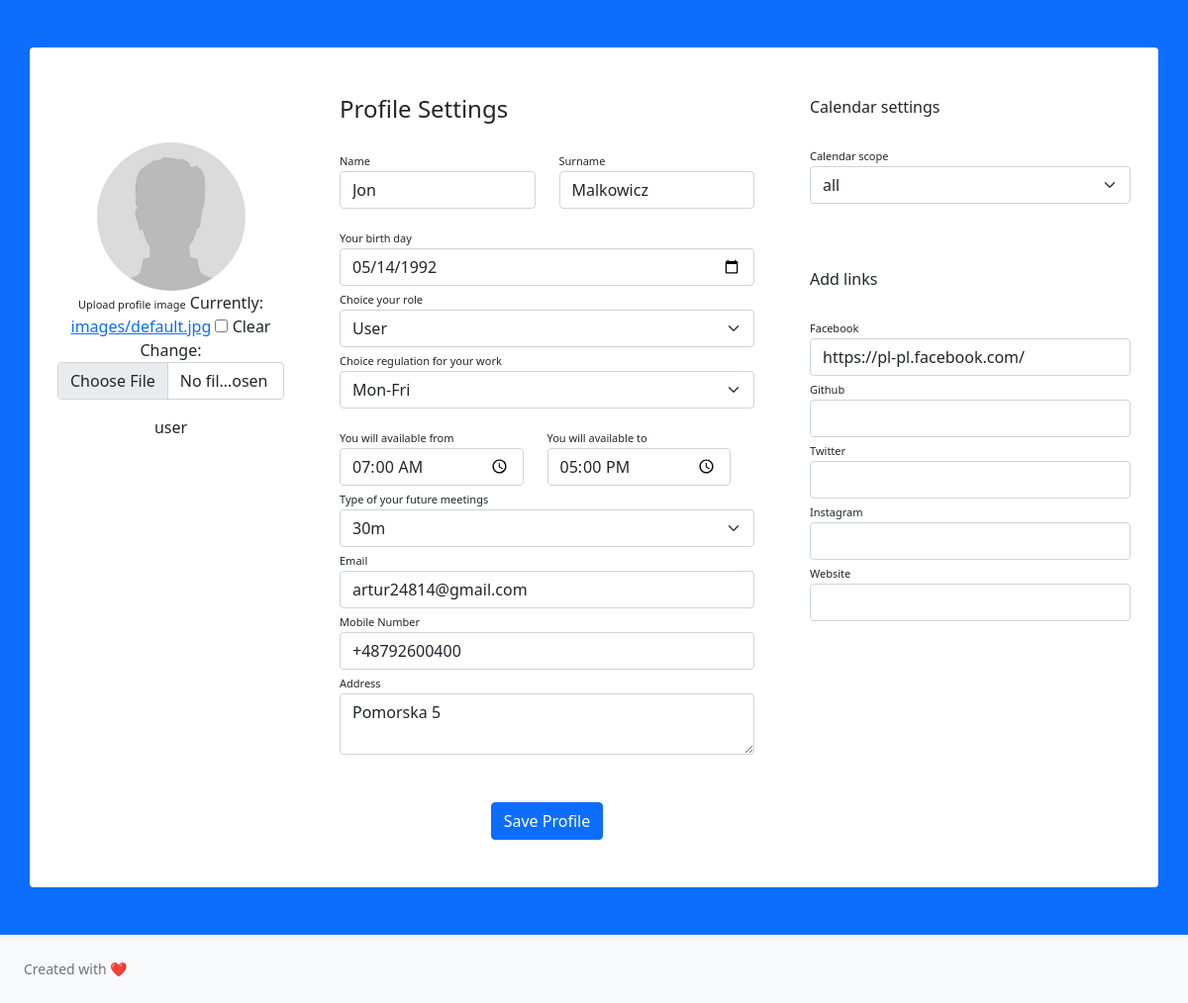
Screenshot of /profile/10/ with the database file from the repository.
### accounts/models.py (models this page shows, shortened)
class Profile(models.Model):
    image = models.ImageField(null=True, blank=True, upload_to="images/", default='images/default.jpg')
    phone_regex = RegexValidator(regex=r'^\+?1?\d{9,15}$',
                                 message="Phone number must be entered in the format: '+999999999'. Up to 15 digits allowed.")
    owner = models.OneToOneField(User, on_delete=models.CASCADE)
    role = models.CharField(max_length=100, choices=ROLE, null=True)
    work_regulations = models.IntegerField(choices=WORK_REG, default=1, null=True)
    available_from = models.TimeField(blank=True, null=True)
    available_to = models.TimeField(blank=True, null=True)
    meeting_type = models.IntegerField(choices=MEETING_TYPE, default=2, null=True)
    birthday = models.DateField(null=True)
    age = models.IntegerField(null=True)
    email = models.EmailField(null=True, blank=True)
    phone_number = models.CharField(validators=[phone_regex], max_length=17, blank=True, null=True)
    adress = models.TextField(null=True, blank=True)
    calendar_scope = models.IntegerField(choices=CALENDAR_SCOPE, null=True)
    day_available_places = models.IntegerField(null=True)
    facebook = models.URLField(max_length=400, null=True, blank=True)
    github = models.URLField(max_length=400, null=True, blank=True)
    twitter = models.URLField(max_length=400, null=True, blank=True)
    instagram = models.URLField(max_length=400, null=True, blank=True)
    website = models.URLField(max_length=400, null=True, blank=True)
    follows = models.ManyToManyField('self', related_name='followed_by', symmetrical=False, blank=True)

### accounts/views.py (the view, shortened to what this page needs)
# urls.py: path('profile/<int:user_pk>/', ProfileView.as_view(), name='profile'),
class ProfileView(View):
    def get(self, request, user_pk):
        user = get_object_or_404(User, pk=user_pk)
        form = ProfileForm(instance=user.profile)
        context = {
            'user': user,
            'form': form,
        }
        return render(request, 'accounts/profile.html', context)

### accounts/forms.py
class ProfileForm(forms.ModelForm):
    class Meta:
        model = Profile
        exclude = ['age', 'owner', 'day_available_places']
        widgets = {
            'birthday': forms.DateInput(format=('%Y-%m-%d'),
                                          attrs={'class': 'form-control',
                                                 'type': 'date'}),
            'available_from': forms.TimeInput(format=('%H:%M'),
                                        attrs={'class': 'form-control',
                                               'type': 'time'}),
            'available_to': forms.TimeInput(format=('%H:%M'),
                                              attrs={'class': 'form-control',
                                                     'type': 'time'}),
        }

### templates/accounts/profile.html (shortened to what this page needs)
{% extends 'accounts/base_accounts.html' %}
{% block content %}
{% load widget_tweaks %}
{% load static %}
<div class="container rounded bg-white mt-5 mb-5">
    <form method="post" enctype="multipart/form-data">
    <div class="row">
        <div class="col-md-3 border-right">
            <div class="d-flex flex-column align-items-center text-center p-3 py-5">
                <img class="rounded-circle mt-5" width="150px" src="{{ user.profile.image.url }}">
                <div class="mb-3">
                   <label class="labels" for="{{ form.image.id_for_label }}">Upload profile image</label>
                        {%  render_field form.image class="form-control" %}
                </div>
                <span class="font-weight-bold">{{ user.username }}</span>
            </div>
        </div>
        <div class="col-md-5 border-right">
            <div class="p-3 py-5">
                <div class="d-flex justify-content-between align-items-center mb-3">
                    <h4 class="text-right">Profile Settings</h4>
                </div>
                <div class="row mt-2">
                    <div class="col-md-6"><label class="labels">Name</label><input type="text" class="form-control" placeholder="first name" value="{{ user.first_name }}"></div>
                    <div class="col-md-6"><label class="labels">Surname</label><input type="text" class="form-control" value="{{ user.last_name }}" placeholder="surname"></div>
                </div>
                <div class="row mt-3">
                    <div class="col-md-12">
                        <label class="labels" for="{{ form.birthday.id_for_label }}">Your birth day</label>
                        {%  render_field form.birthday class="form-control" %}
                    </div>
                    <div class="col-md-12">
                        <label class="labels" for="{{ form.role.id_for_label }}">Choice your role</label>
                        {%  render_field form.role class="form-select" %}
                    </div>
                    <div class="col-md-12">
                        <label class="labels" for="{{ form.work_regulations.id_for_label }}">Choice regulation for your work</label>
                        {%  render_field form.work_regulations class="form-select" %}
                    </div>
                    <div class="row mt-3">
                        <div class="col-md-6">
                           <label class="labels" for="{{ form.available_from.id_for_label }}">You will available from</label>
                           {%  render_field form.available_from class="form-control" %}
                        </div>
                        <div class="col-md-6">
                            <label class="labels" for="{{ form.available_to.id_for_label }}">You will available to</label>
                            {%  render_field form.available_to class="form-control" %}
                        </div>
                    </div>
                    <div class="col-md-12">
                        <label class="labels" for="{{ form.meeting_type.id_for_label }}">Type of your future meetings</label>
                        {%  render_field form.meeting_type class="form-select" %}
                    </div>
                    <div class="col-md-12">
                        <label class="labels" for="{{ form.email.id_for_label }}">Email</label>
                        {%  render_field form.email class="form-control" placeholder="enter email"%}
                    </div>
                    <div class="col-md-12">
                        <label class="labels" for="{{ form.phone_number.id_for_label }}">Mobile Number</label>
                        {%  render_field form.phone_number class="form-control" placeholder="enter phone number" %}
                    </div>
                    <div class="col-md-12">
                        <label class="labels" for="{{ form.adress.id_for_label }}">Address</label>
                        {%  render_field form.adress class="form-control" placeholder="enter phone address" rows='2'%}
                    </div>
                </div>
                <div class="mt-5 text-center"><button class="btn btn-primary profile-button" type="submit">Save Profile</button></div>
            </div>
        </div>
        <div class="col-md-4">
            <div class="p-3 py-5">
                <div class="d-flex justify-content-between align-items-center experience">
                    <span>Calendar settings</span>
                </div><br>
                <div class="col-md-12">
                    <label class="labels" for="{{ form.calendar_scope.id_for_label }}">Calendar scope</label>
                    {%  render_field form.calendar_scope class="form-select"%}
                </div>
            </div>
            <div class="p-3">
                <div class="d-flex justify-content-between align-items-center experience">
                    <span>Add links</span>
                </div><br>
                <div class="col-md-12">
                    <label class="labels" for="{{ form.calendar_scope.id_for_label }}">Facebook</label>
                    {%  render_field form.facebook class="form-control"%}
                </div>
                <div class="col-md-12">
                    <label class="labels" for="{{ form.calendar_scope.id_for_label }}">Github</label>
                    {%  render_field form.github class="form-control"%}
                </div>
                <div class="col-md-12">
                    <label class="labels" for="{{ form.calendar_scope.id_for_label }}">Twitter</label>
                    {%  render_field form.twitter class="form-control"%}
                </div>
                <div class="col-md-12">
                    <label class="labels" for="{{ form.calendar_scope.id_for_label }}">Instagram</label>
                    {%  render_field form.instagram class="form-control"%}
                </div>
                <div class="col-md-12">
                    <label class="labels" for="{{ form.calendar_scope.id_for_label }}">Website</label>
                    {%  render_field form.website class="form-control"%}
                </div>
            </div>
        </div>
    </div>
        </form>
</div>
{% endblock %}

### templates/accounts/base_accounts.html (shortened to what this page needs)
<!DOCTYPE html>
<html lang="en">
    <head>
        {% load static %}
        {% load widget_tweaks %}
        <link href="{% static 'css/style-accounts.css'%}" rel="stylesheet" />
        <link href="https://cdn.jsdelivr.net/npm/bootstrap@5.1.3/dist/css/bootstrap.min.css" rel="stylesheet">
    </head>
    <body class="bg-primary">
        <div id="layoutAuthentication">
            <div id="layoutAuthentication_content">
                <main>
                    <div class="container">
                        <div class="row justify-content-center">
                        {% block content %}
                        {% endblock %}
                    </div>
                </div>
            </main>
        </div>
        <div id="layoutAuthentication_footer">
            <footer class="py-4 bg-light mt-auto">
                <div class="container-fluid px-4">
                    <div class="d-flex align-items-center justify-content-between small">
                        <div class="text-muted">Created with ❤️</div>
                    </div>
                </div>
            </footer>
        </div>
    </div>
</body>
</html>

### static/css/style-accounts.css (style rules this page uses)
#layoutAuthentication { display: flex; flex-direction: column; min-height: 100vh; }
#layoutAuthentication #layoutAuthentication_content { min-width: 0; flex-grow: 1; }
.labels { font-size: 11px }

### rows the page displays
Profile: birthday "05/14/1992", role "User", work_regulations "Mon-Fri", available_from "07:00", available_to "17:00", meeting_type "30m", email "artur24814@gmail.com", phone_number "+48792600400", adress "Pomorska 5", calendar_scope "all", facebook "https://pl-pl.facebook.com/"

### other values shown
{{ user.username }} "user"
